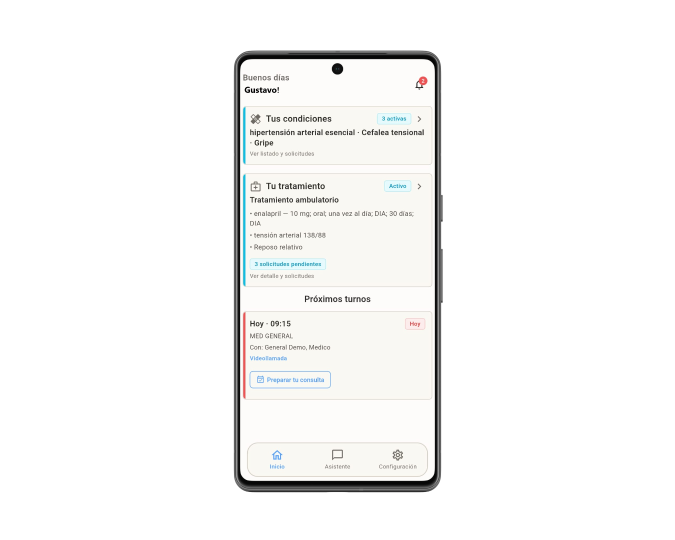
#> input picture mobile/docs/con_marco screenshot paciente inicio.png, 1350 x 1080 px (shown at 1/2 size)
$ python _compose_play_screenshots_paciente.py
#> lines starting #> are read from the running program, lines starting #| are printed output that depends on the picture
"""One-shot: Play Store phone screenshots (9:16) for app paciente.

Toma los PNG con_marco*, recorta el teléfono del fondo negro, lo escala sobre
fondo papel y deja una franja superior para la frase de cada pantalla.
Solo teléfono (1080x1920); sin variante tablet.
"""
from __future__ import annotations

import os

from PIL import Image, ImageDraw, ImageFont

DOCS = os.path.dirname(os.path.abspath(__file__))

# Play Store phone: 9:16, lados entre 320 y 3840, < 8 MB
W, H = 1080, 1920

PAPER50 = (250, 248, 243, 255)
PAPER600 = (74, 71, 66, 255)
PRIMARY = (84, 160, 255, 255)

# Franja superior para frase (~16%); el teléfono usa el resto con márgenes
TOP_BAND_RATIO = 0.16
SIDE_PAD = 72
BOTTOM_PAD = 56
ACCENT_W = 80

SHOTS = [
    {
        "src": "con_marco screenshot paciente inicio.png",
        "out": "play-screenshot-01-inicio.png",
        "phrase": "Tu salud de un vistazo:\ncondiciones, tratamiento y turnos",
    },
    {
        "src": "con_marco screenshot paciente asistente.png",
        "out": "play-screenshot-02-asistente.png",
        "phrase": "Un asistente que te guía:\nturnos, consultas y seguimientos",
    },
    {
        "src": "con_marco screenshot paciente tratamiento.png",
        "out": "play-screenshot-03-tratamiento.png",
        "phrase": "Gestioná tu tratamiento\ny realiza consultas rápidas",
    },
]


def load_font(size: int, bold: bool = False) -> ImageFont.FreeTypeFont | ImageFont.ImageFont:
    candidates = [
        r"C:\Windows\Fonts\segoeuib.ttf" if bold else r"C:\Windows\Fonts\segoeui.ttf",
        r"C:\Windows\Fonts\arialbd.ttf" if bold else r"C:\Windows\Fonts\arial.ttf",
    ]
    for path in candidates:
        if os.path.isfile(path):
            return ImageFont.truetype(path, size)
    return ImageFont.load_default()


def text_size(draw: ImageDraw.ImageDraw, text: str, font: ImageFont.ImageFont) -> tuple[int, int]:
    box = draw.textbbox((0, 0), text, font=font)
    return box[2] - box[0], box[3] - box[1]


def trim_black_margins(im: Image.Image, threshold: int = 18) -> Image.Image:
    """Recorta franjas negras (o casi) alrededor del teléfono enmarcado."""
    rgb = im.convert("RGB")
    w, h = rgb.size
    px = rgb.load()

    def is_black(c: tuple[int, int, int]) -> bool:
        return c[0] <= threshold and c[1] <= threshold and c[2] <= threshold

    def col_empty(x: int) -> bool:
        step = max(1, h // 200)
        samples = [px[x, y] for y in range(0, h, step)]
        return all(is_black(c) for c in samples)

    def row_empty(y: int) -> bool:
        step = max(1, w // 200)
        samples = [px[x, y] for x in range(0, w, step)]
        return all(is_black(c) for c in samples)

    left = 0
    while left < w - 1 and col_empty(left):
        left += 1
    right = w - 1
    while right > left and col_empty(right):
        right -= 1
    top = 0
    while top < h - 1 and row_empty(top):
        top += 1
    bottom = h - 1
    while bottom > top and row_empty(bottom):
        bottom -= 1

    # Pequeño margen para no comerse el bisel / sombra del marco
    pad = 4
    left = max(0, left - pad)
    top = max(0, top - pad)
    right = min(w - 1, right + pad)
    bottom = min(h - 1, bottom + pad)
    return im.crop((left, top, right + 1, bottom + 1))


def make_background() -> Image.Image:
    canvas = Image.new("RGBA", (W, H), PAPER50)
    draw = ImageDraw.Draw(canvas)
    for x in range(W):
        t = x / W
        r = int(253 + (242 - 253) * t)
        g = int(252 + (239 - 252) * t)
        b = int(251 + (232 - 251) * t)
        if x < 520:
            u = 1 - x / 520
            r = int(r * (1 - 0.10 * u) + 232 * 0.10 * u)
            g = int(g * (1 - 0.10 * u) + 242 * 0.10 * u)
            b = int(b * (1 - 0.14 * u) + 255 * 0.14 * u)
        draw.line([(x, 0), (x, H)], fill=(r, g, b, 255))

    orb = Image.new("RGBA", (W, H), (0, 0, 0, 0))
    od = ImageDraw.Draw(orb)
    od.ellipse((-180, -200, 420, 360), fill=(84, 160, 255, 28))
    od.ellipse((680, 1400, 1280, 2100), fill=(84, 160, 255, 22))
    od.ellipse((820, -60, 1200, 280), fill=(84, 160, 255, 14))
    return Image.alpha_composite(canvas, orb)


def compose_one(src_name: str, out_name: str, phrase: str) -> str:
    src_path = os.path.join(DOCS, src_name)
    out_path = os.path.join(DOCS, out_name)

    phone = trim_black_margins(Image.open(src_path).convert("RGBA"))
    top_band = int(H * TOP_BAND_RATIO)
    max_w = W - SIDE_PAD * 2
    max_h = H - top_band - BOTTOM_PAD
    scale = min(max_w / phone.width, max_h / phone.height)
    nw = max(1, int(phone.width * scale))
    nh = max(1, int(phone.height * scale))
    phone = phone.resize((nw, nh), Image.Resampling.LANCZOS)

    canvas = make_background()
    phone_x = (W - nw) // 2
    phone_y = top_band + (max_h - nh) // 2
    canvas.paste(phone, (phone_x, phone_y), phone)

    d = ImageDraw.Draw(canvas)
    font = load_font(40, bold=False)
    tw, th = text_size(d, phrase, font)
    # Si la frase es muy ancha, bajar un poco el tamaño
    if tw > W - 96:
        font = load_font(34, bold=False)
        tw, th = text_size(d, phrase, font)

    phrase_y = (top_band - th - 28) // 2
    phrase_y = max(48, phrase_y)
    d.multiline_text(
        ((W - tw) // 2, phrase_y),
        phrase,
        font=font,
        fill=PAPER600,
        spacing=8,
        align="center",
    )

    accent_y = phrase_y + th + 18
    ax0 = (W - ACCENT_W) // 2
    d.rounded_rectangle(
        (ax0, accent_y, ax0 + ACCENT_W, accent_y + 7),
        radius=3,
        fill=PRIMARY,
    )

    out = canvas.convert("RGB")
    out.save(out_path, "PNG", optimize=True)
    size_kb = os.path.getsize(out_path) // 1024
    return f"{out_name} ({out.size[0]}x{out.size[1]}, {size_kb} KB)"


def main() -> None:
    for shot in SHOTS:
        info = compose_one(shot["src"], shot["out"], shot["phrase"])
#> in trim_black_margins, `rgb = im.convert("RGB")`:
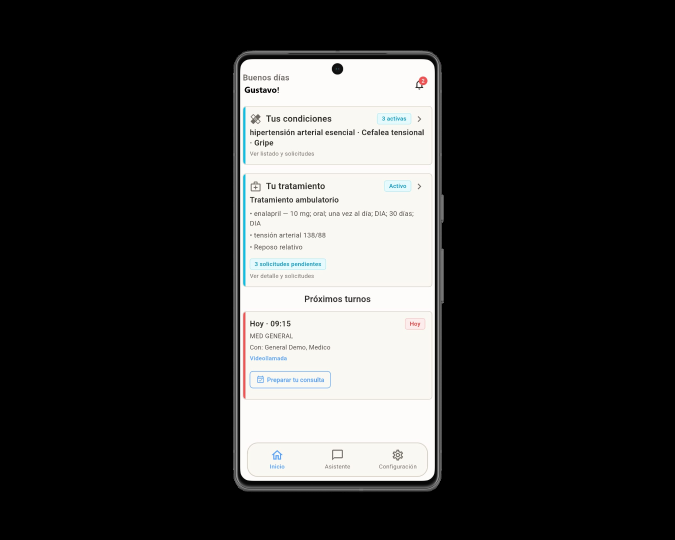
#> rgb: PIL image 1350x1080 RGB (shown at 1/2 size); mean R, G, B 56.2, 56.2, 55.5
#> in col_empty, `samples = [px[x, y] for y in range(0, h, step)]`: samples = 216 items
#> after the loop in trim_black_margins, `while left < w - 1 and col_empty(left):`: left = 466
#> in trim_black_margins, `right = w - 1`: right = 1349
#> the loop in trim_black_margins, `while right > left and col_empty(right):` made 463 passes
#> right on passes 1 to 3: 1348, 1347, 1346
#> after the loop in trim_black_margins, `while right > left and col_empty(right):`: right = 886
#> in trim_black_margins, `top = 0`: top = 0
#> in row_empty, `step = max(1, w // 200)`: step = 6
#> in row_empty, `samples = [px[x, y] for x in range(0, w, step)]`: samples = 225 items
#> the loop in trim_black_margins, `while top < h - 1 and row_empty(top):` made 100 passes
#> after the loop in trim_black_margins, `while top < h - 1 and row_empty(top):`: top = 100
#> in trim_black_margins, `bottom = h - 1`: bottom = 1079
#> the loop in trim_black_margins, `while bottom > top and row_empty(bottom):` made 96 passes
#> bottom on passes 1 to 12: 1078, 1077, 1076, 1075, 1074, 1073, 1072, 1071, 1070, 1069, 1068, 1067
#> in trim_black_margins, `return im.crop((left, top, right + 1, bottom + 1))`:
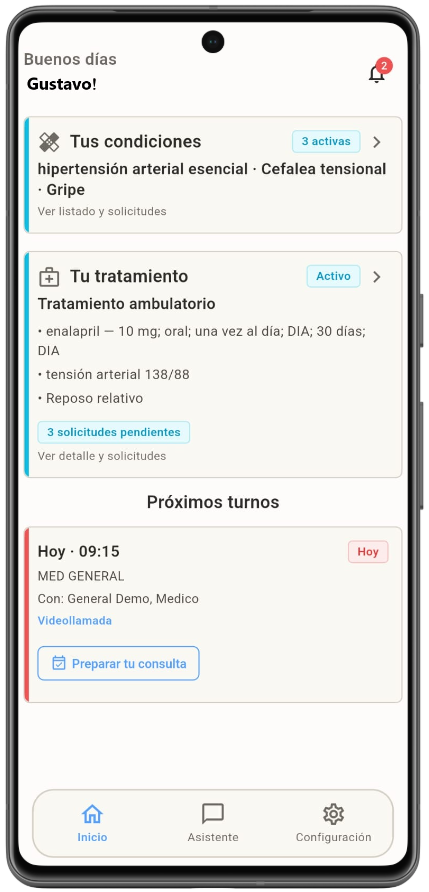
#> returned value: PIL image 429x892 RGBA; mean R, G, B, A 214.3, 214.3, 211.4, 243.4; transparent parts drawn white
#> in compose_one, `phone = phone.resize((nw, nh), Image.Resampling.LANCZOS)`:
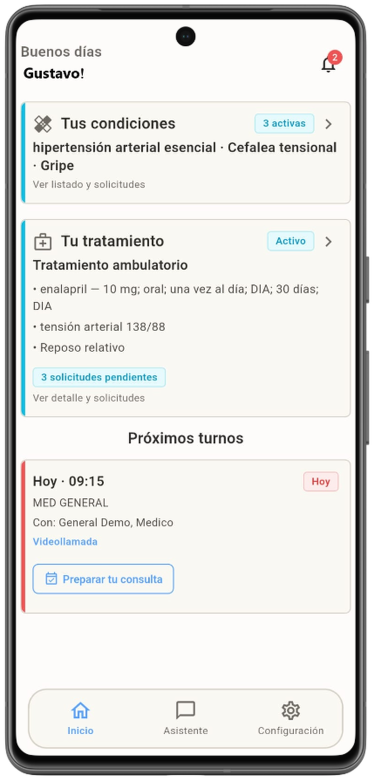
#> phone: PIL image 748x1557 RGBA (shown at 1/2 size); mean R, G, B, A 214.2, 214.2, 211.4, 243.3; transparent parts drawn white
#> in make_background, `canvas = Image.new("RGBA", (W, H), PAPER50)`:
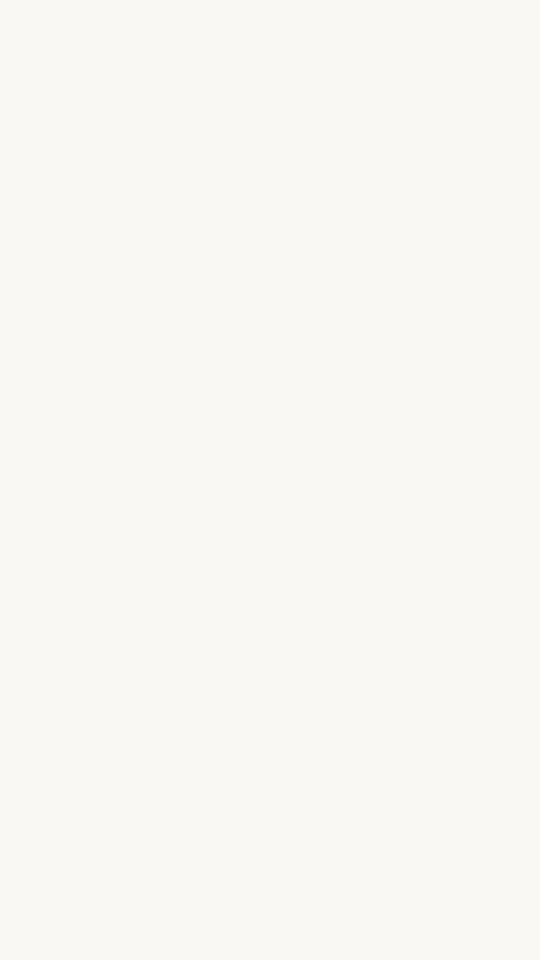
#> canvas: PIL image 1080x1920 RGBA (shown at 1/2 size); mean R, G, B, A 250, 248, 243, 255
#> in make_background, `orb = Image.new("RGBA", (W, H), (0, 0, 0, 0))`: orb: PIL image 1080x1920 RGBA; every value is 0
#> in make_background, `return Image.alpha_composite(canvas, orb)`:
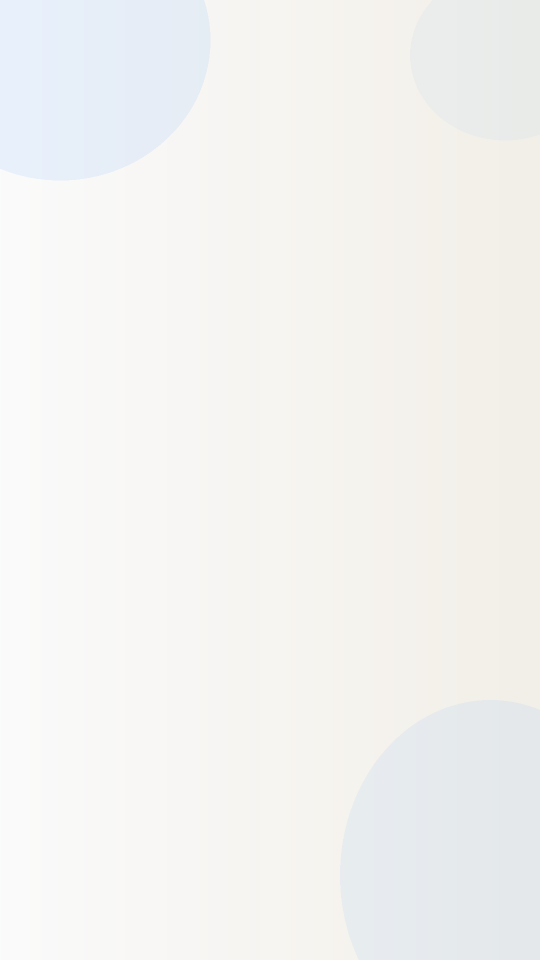
#> returned value: PIL image 1080x1920 RGBA (shown at 1/2 size); mean R, G, B, A 243.6, 243.2, 241.3, 255
#> in compose_one, `canvas.paste(phone, (phone_x, phone_y), phone)`:
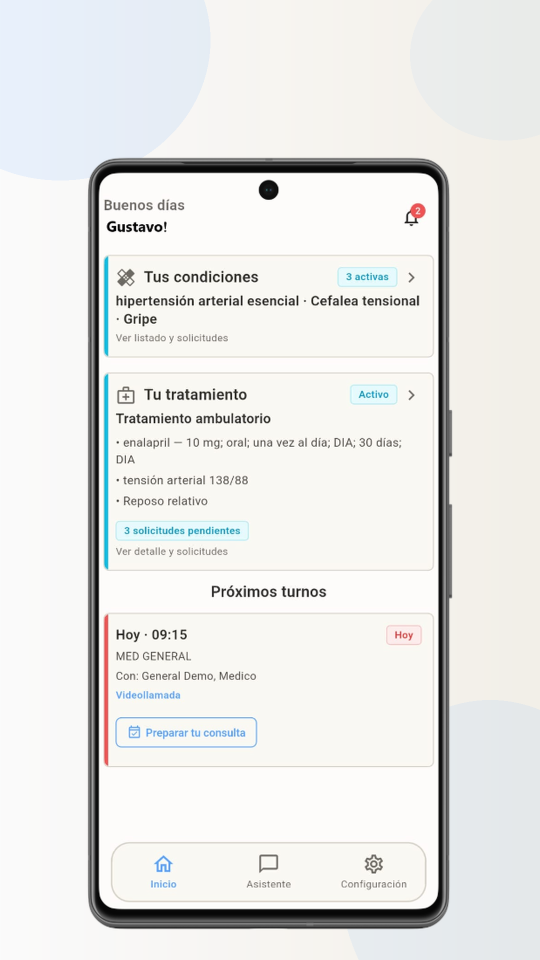
#> canvas: PIL image 1080x1920 RGBA (shown at 1/2 size); mean R, G, B, A 232, 232.3, 230.3, 254.7; transparent parts drawn white
        print(f"Wrote {os.path.join(DOCS, shot['out'])} — {info}")
#| Wrote mobile/docs/play-screenshot-01-inicio.png — play-screenshot-01-inicio.png (1080x1920, 368 KB)
#> pass 2 of the loop in main, `for shot in SHOTS:`:
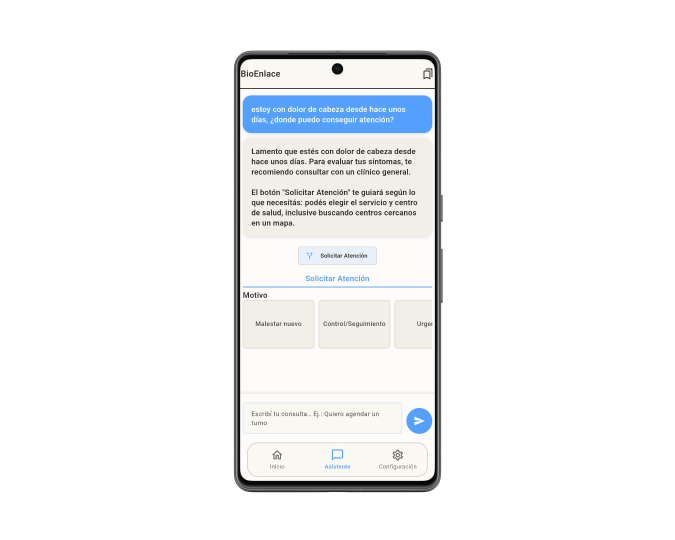
#> input picture mobile/docs/con_marco screenshot paciente asistente.png, 1350 x 1080 px (shown at 1/2 size)
#> the loop in trim_black_margins (call 2), `while top < h - 1 and row_empty(top):` made 100 passes
#> the loop in trim_black_margins (call 2), `while bottom > top and row_empty(bottom):` made 96 passes
#> in compose_one (call 2), `phone = phone.resize((nw, nh), Image.Resampling.LANCZOS)`:
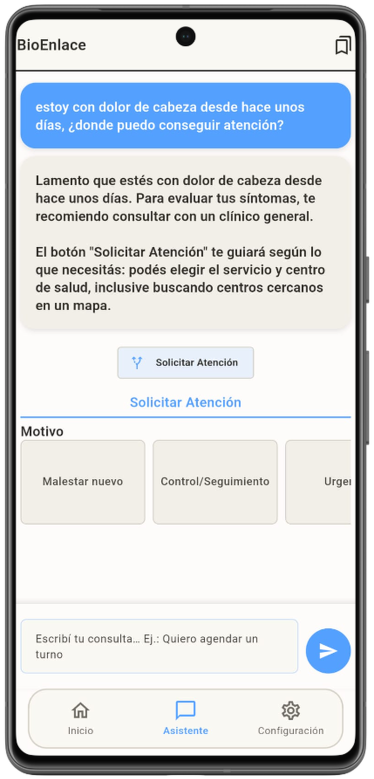
#> phone: PIL image 748x1557 RGBA (shown at 1/2 size); mean R, G, B, A 199.8, 204.4, 208.3, 243.3; transparent parts drawn white
#> in compose_one (call 2), `canvas.paste(phone, (phone_x, phone_y), phone)`:
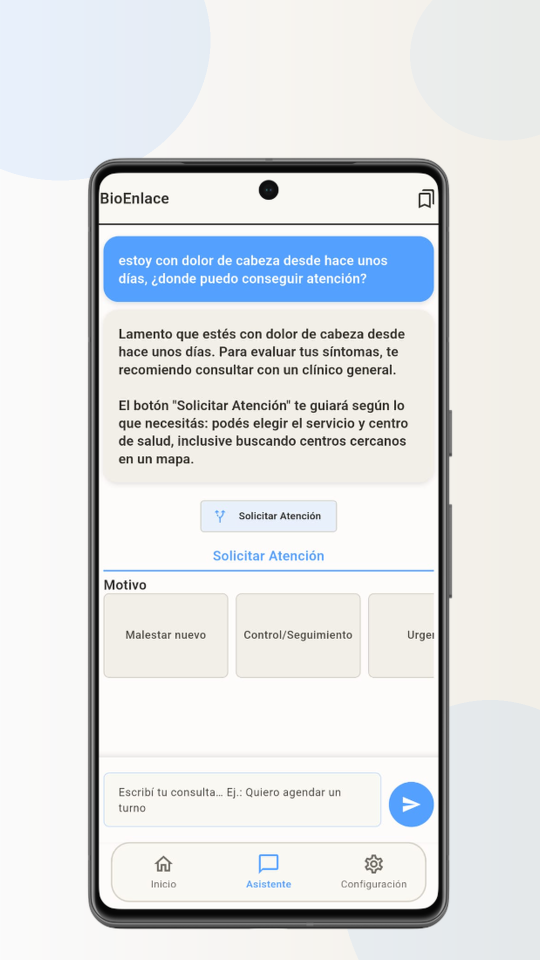
#> canvas: PIL image 1080x1920 RGBA (shown at 1/2 size); mean R, G, B, A 223.9, 226.8, 228.6, 254.7; transparent parts drawn white
#| Wrote mobile/docs/play-screenshot-02-asistente.png — play-screenshot-02-asistente.png (1080x1920, 431 KB)
#> pass 3 of the loop in main, `for shot in SHOTS:`:
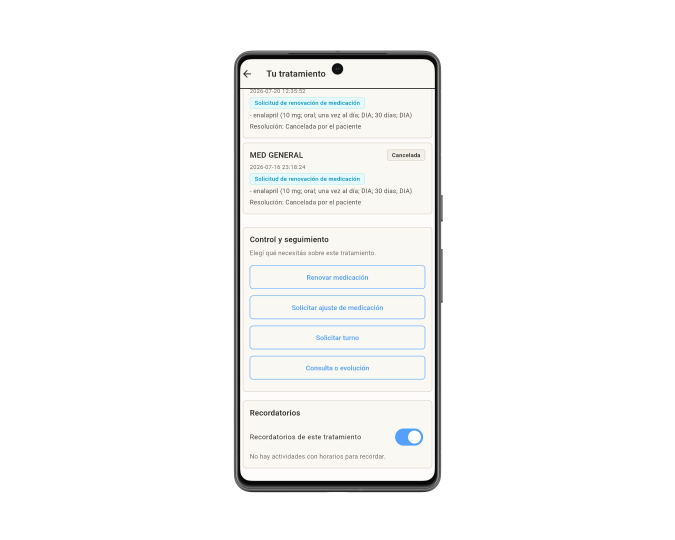
#> input picture mobile/docs/con_marco screenshot paciente tratamiento.png, 1350 x 1080 px (shown at 1/2 size)
#> in compose_one (call 3), `phone = phone.resize((nw, nh), Image.Resampling.LANCZOS)`:
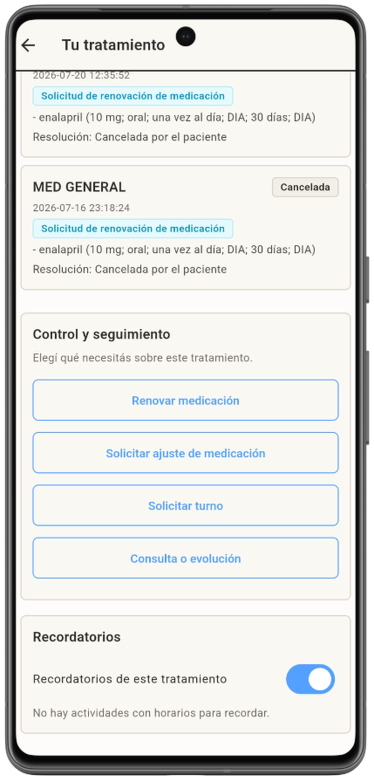
#> phone: PIL image 748x1557 RGBA (shown at 1/2 size); mean R, G, B, A 212.2, 213.4, 211.3, 243.3; transparent parts drawn white
#> in compose_one (call 3), `canvas.paste(phone, (phone_x, phone_y), phone)`:
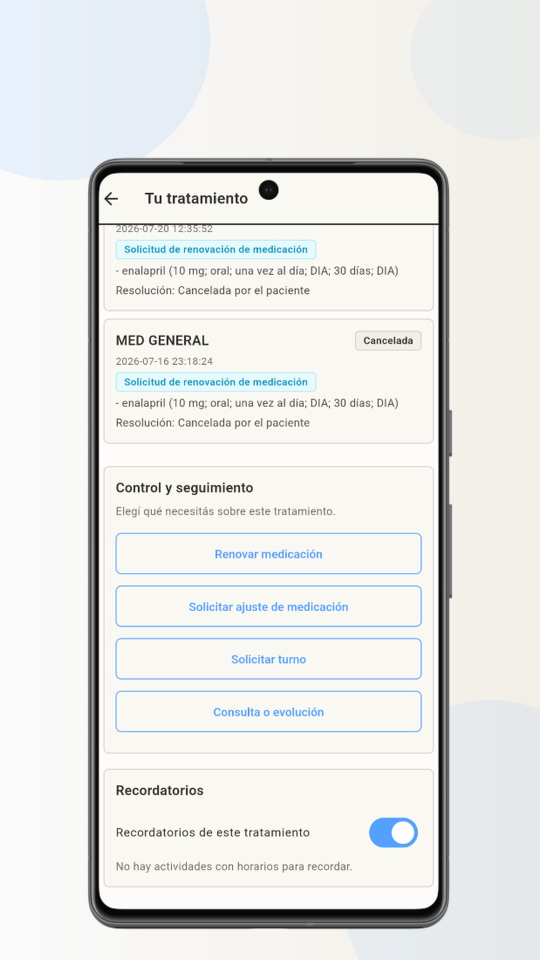
#> canvas: PIL image 1080x1920 RGBA (shown at 1/2 size); mean R, G, B, A 230.9, 231.8, 230.3, 254.7; transparent parts drawn white
#| Wrote mobile/docs/play-screenshot-03-tratamiento.png — play-screenshot-03-tratamiento.png (1080x1920, 400 KB)


if __name__ == "__main__":
    main()
